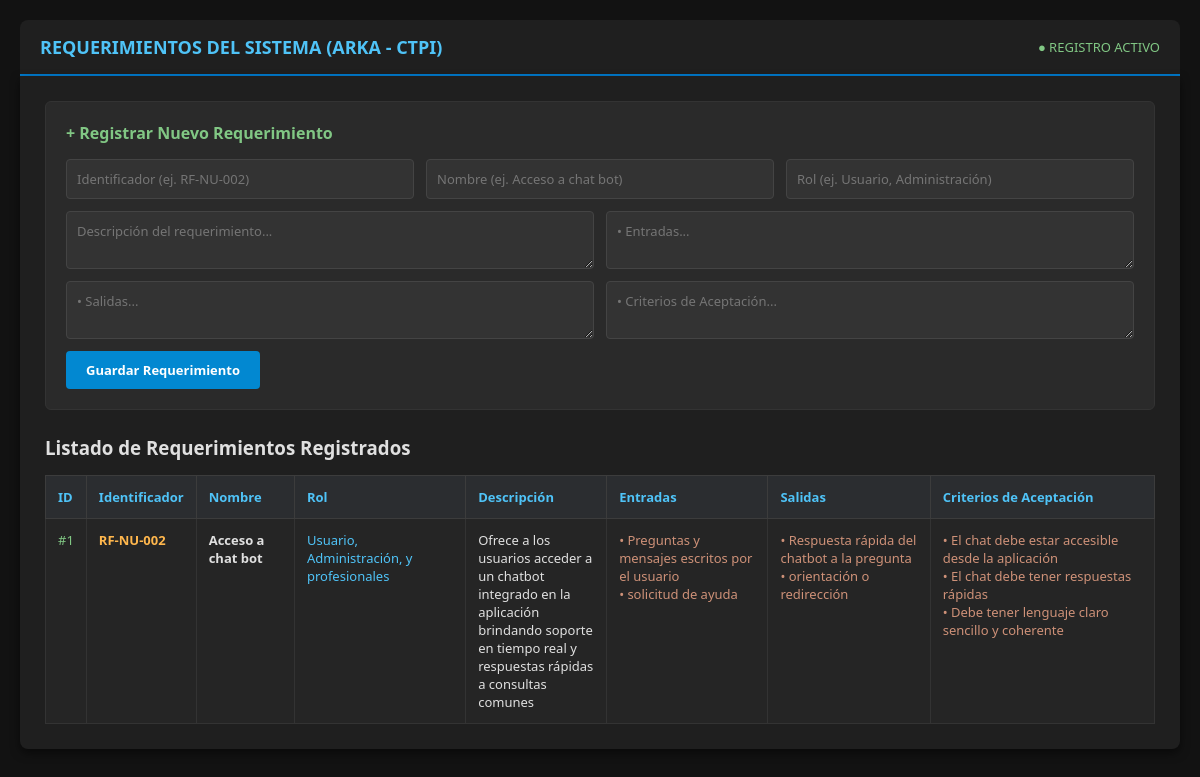
Screenshot of /requerimientos2/ with the database file from the repository.
### app_miguel/models.py (models this page shows, shortened)
class Requerimiento(models.Model):
    identificador = models.CharField(max_length=20, unique=True)
    nombre = models.CharField(max_length=150)
    descripcion = models.TextField()
    entradas = models.TextField()
    salidas = models.TextField()
    criterios_aceptacion = models.TextField()
    rol = models.CharField(max_length=150)
    creado_en = models.DateTimeField(auto_now_add=True)
    class Meta:
        app_label = 'app_miguel'

### app_miguel/views.py (the view, shortened to what this page needs)
# urls.py: path('requerimientos2/', views.requerimientos2_view, name='requerimientos2'),
def requerimientos2_view(request):
    registros = Requerimiento.objects.all().order_by('-id')
    return render(request, 'app_miguel/requerimientos2.html', {'registros': registros})

### app_miguel/templates/app_miguel/requerimientos2.html (shortened to what this page needs)
<!DOCTYPE html>
<html lang="es">
<head>
</head>
<body>
    <div class="header">
        <span class="title">REQUERIMIENTOS DEL SISTEMA (ARKA - CTPI)</span>
        <span style="color: #81c784; font-size: 13px;">● REGISTRO ACTIVO</span>
    </div>
    <div class="container">
        <div class="form-card">
            <h3>+ Registrar Nuevo Requerimiento</h3>
            <form method="POST">
                <div class="form-row">
                    <input type="text" name="identificador" placeholder="Identificador (ej. RF-NU-002)" required>
                    <input type="text" name="nombre" placeholder="Nombre (ej. Acceso a chat bot)" required>
                    <input type="text" name="rol" placeholder="Rol (ej. Usuario, Administración)" required>
                </div>
                <div class="form-row">
                    <textarea name="descripcion" rows="2" placeholder="Descripción del requerimiento..." required></textarea>
                    <textarea name="entradas" rows="2" placeholder="• Entradas..." required></textarea>
                </div>
                <div class="form-row">
                    <textarea name="salidas" rows="2" placeholder="• Salidas..." required></textarea>
                    <textarea name="criterios_aceptacion" rows="2" placeholder="• Criterios de Aceptación..." required></textarea>
                </div>
                <button type="submit" class="btn-guardar">Guardar Requerimiento</button>
            </form>
        </div>
        <h3 style="color: #e0e0e0; margin-bottom: 10px;">Listado de Requerimientos Registrados</h3>
        <div class="table-container">
            <table>
                <thead>
                    <tr>
                        <th>ID</th>
                        <th>Identificador</th>
                        <th>Nombre</th>
                        <th>Rol</th>
                        <th>Descripción</th>
                        <th>Entradas</th>
                        <th>Salidas</th>
                        <th>Criterios de Aceptación</th>
                    </tr>
                </thead>
                <tbody>
                    {% for reg in registros %}
                    <tr>
                        <td style="color: #81c784;">#{{ reg.id }}</td>
                        <td class="code-tag">{{ reg.identificador }}</td>
                        <td><strong>{{ reg.nombre }}</strong></td>
                        <td style="color: #4fc3f7;">{{ reg.rol }}</td>
                        <td style="max-width: 220px;">{{ reg.descripcion }}</td>
                        <td class="list-text">{{ reg.entradas }}</td>
                        <td class="list-text">{{ reg.salidas }}</td>
                        <td class="list-text">{{ reg.criterios_aceptacion }}</td>
                    </tr>
                    {% empty %}
                    <tr>
                        <td colspan="8" style="text-align: center; color: #aaaaaa;">No hay requerimientos registrados.</td>
                    </tr>
                    {% endfor %}
                </tbody>
            </table>
        </div>
    </div>
</body>
</html>

### app_miguel/templates/app_miguel/requerimientos2.html (style rules this page uses)
* { box-sizing: border-box; margin: 0; padding: 0; font-family: 'Segoe UI', Tahoma, Geneva, Verdana, sans-serif; }
body { background-color: #121212; color: #e0e0e0; padding: 20px; }
.header { background-color: #1f1f1f; padding: 15px 20px; border-radius: 8px 8px 0 0; border-bottom: 2px solid #007acc; display: flex; justify-content: space-between; align-items: center; }
.title { color: #4fc3f7; font-size: 18px; font-weight: bold; }
.container { background-color: #1f1f1f; padding: 25px; border-radius: 0 0 8px 8px; box-shadow: 0 4px 10px rgba(0,0,0,0.5); }
.form-card { background-color: #2a2a2a; padding: 20px; border-radius: 6px; border: 1px solid #333; margin-bottom: 25px; }
.form-card h3 { color: #81c784; margin-bottom: 15px; font-size: 16px; }
.form-row { display: flex; gap: 12px; margin-bottom: 12px; }
input, textarea { background-color: #333; color: #fff; border: 1px solid #444; padding: 10px; border-radius: 4px; width: 100%; font-size: 13px; }
.btn-guardar { background-color: #0288d1; color: white; border: none; padding: 10px 20px; cursor: pointer; border-radius: 4px; font-weight: bold; font-size: 13px; transition: 0.2s; }
.table-container { overflow-x: auto; margin-top: 15px; }
table { width: 100%; border-collapse: collapse; font-size: 13px; }
th { background-color: #2b2d30; color: #4fc3f7; text-align: left; padding: 12px; border: 1px solid #3c3c3c; white-space: nowrap; }
td { padding: 12px; border: 1px solid #333; background-color: #252525; vertical-align: top; }
.code-tag { color: #ffb74d; font-weight: bold; }
.list-text { color: #ce9178; white-space: pre-line; }

### rows the page displays
Requerimiento: id "1", identificador "RF-NU-002", nombre "Acceso a chat bot", rol "Usuario, Administración, y profesionales", descripcion "Ofrece a los usuarios acceder a un chatbot integrado en la aplicación brindando soporte en tiempo real y respuestas rápidas a consultas comunes", entradas "• Preguntas y mensajes escritos por el usuario • solicitud de ayuda", salidas "• Respuesta rápida del chatbot a la pregunta • orientación o redirección", criterios_aceptacion "• El chat debe estar accesible desde la aplicación • El chat debe tener respuestas rápidas • Debe tener lenguaje claro sencillo y coherente"
